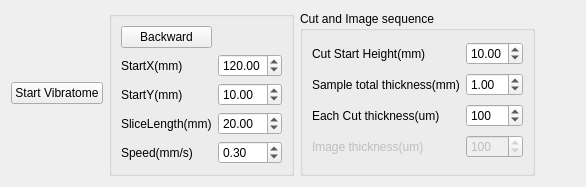
        <widget class="QWidget" name="Vibratometab">
         <attribute name="title">
          <string>Vibratome</string>
         </attribute>
         <layout class="QHBoxLayout" name="horizontalLayout_10">
          <item>
           <widget class="QPushButton" name="VibEnabled">
            <property name="maximumSize">
             <size>
              <width>300</width>
              <height>16777215</height>
             </size>
            </property>
            <property name="text">
             <string>Start Vibratome</string>
            </property>
            <property name="checkable">
             <bool>true</bool>
            </property>
           </widget>
          </item>
          <item>
           <widget class="QGroupBox" name="groupBox_3">
            <property name="maximumSize">
             <size>
              <width>500</width>
              <height>16777215</height>
             </size>
            </property>
            <property name="title">
             <string/>
            </property>
            <layout class="QGridLayout" name="gridLayout_16">
             <item row="4" column="1">
              <widget class="QLabel" name="label_22">
               <property name="text">
                <string>Speed(mm/s)</string>
               </property>
              </widget>
             </item>
             <item row="1" column="3">
              <widget class="QDoubleSpinBox" name="SliceX">
               <property name="maximum">
                <double>300.000000000000000</double>
               </property>
               <property name="value">
                <double>120.000000000000000</double>
               </property>
              </widget>
             </item>
             <item row="3" column="3">
              <widget class="QDoubleSpinBox" name="SliceLength">
               <property name="maximum">
                <double>50.000000000000000</double>
               </property>
               <property name="value">
                <double>20.000000000000000</double>
               </property>
              </widget>
             </item>
             <item row="3" column="1">
              <widget class="QLabel" name="label_20">
               <property name="text">
                <string>SliceLength(mm)</string>
               </property>
              </widget>
             </item>
             <item row="2" column="3">
              <widget class="QDoubleSpinBox" name="SliceY">
               <property name="maximum">
                <double>50.000000000000000</double>
               </property>
               <property name="value">
                <double>10.000000000000000</double>
               </property>
              </widget>
             </item>
             <item row="2" column="1">
              <widget class="QLabel" name="label_19">
               <property name="text">
                <string>StartY(mm)</string>
               </property>
              </widget>
             </item>
             <item row="1" column="1">
              <widget class="QLabel" name="label_18">
               <property name="text">
                <string>StartX(mm)</string>
               </property>
              </widget>
             </item>
             <item row="4" column="3">
              <widget class="QDoubleSpinBox" name="SliceSpeed">
               <property name="value">
                <double>0.300000000000000</double>
               </property>
              </widget>
             </item>
             <item row="0" column="1">
              <widget class="QPushButton" name="SliceDir">
               <property name="text">
                <string>Backward</string>
               </property>
               <property name="checkable">
                <bool>true</bool>
               </property>
               <property name="checked">
                <bool>false</bool>
               </property>
              </widget>
             </item>
            </layout>
           </widget>
          </item>
          <item>
           <widget class="QGroupBox" name="groupBox_8">
            <property name="title">
             <string>Cut and Image sequence</string>
            </property>
            <layout class="QGridLayout" name="gridLayout_18">
             <item row="3" column="0">
              <widget class="QLabel" name="SliceZnumberLabel_3">
               <property name="maximumSize">
                <size>
                 <width>16777215</width>
                 <height>16777206</height>
                </size>
               </property>
               <property name="text">
                <string>Sample total thickness(mm)</string>
               </property>
              </widget>
             </item>
             <item row="5" column="0">
              <widget class="QLabel" name="ImageDepthLabel_3">
               <property name="enabled">
                <bool>false</bool>
               </property>
               <property name="maximumSize">
                <size>
                 <width>16777215</width>
                 <height>16777206</height>
                </size>
               </property>
               <property name="text">
                <string>Image thickness(um)</string>
               </property>
              </widget>
             </item>
             <item row="4" column="0">
              <widget class="QLabel" name="SliceDepthLabel_3">
               <property name="maximumSize">
                <size>
                 <width>16777215</width>
                 <height>16777206</height>
                </size>
               </property>
               <property name="text">
                <string>Each Cut thickness(um)</string>
               </property>
              </widget>
             </item>
             <item row="5" column="1">
              <widget class="QSpinBox" name="ImageZDepth">
               <property name="enabled">
                <bool>false</bool>
               </property>
               <property name="maximum">
                <number>1000</number>
               </property>
               <property name="value">
                <number>100</number>
               </property>
              </widget>
             </item>
             <item row="1" column="0">
              <widget class="QLabel" name="SliceZstartLabel_3">
               <property name="text">
                <string>Cut Start Height(mm)</string>
               </property>
              </widget>
             </item>
             <item row="4" column="1">
              <widget class="QSpinBox" name="SliceZDepth">
               <property name="maximum">
                <number>1000</number>
               </property>
               <property name="value">
                <number>100</number>
               </property>
              </widget>
             </item>
             <item row="3" column="1">
              <widget class="QDoubleSpinBox" name="SMPthickness">
               <property name="value">
                <double>1.000000000000000</double>
               </property>
              </widget>
             </item>
             <item row="1" column="1">
              <widget class="QDoubleSpinBox" name="SliceZStart">
               <property name="decimals">
                <number>2</number>
               </property>
               <property name="maximum">
                <double>50.000000000000000</double>
               </property>
               <property name="value">
                <double>10.000000000000000</double>
               </property>
              </widget>
             </item>
            </layout>
           </widget>
          </item>
          <item>
           <spacer name="horizontalSpacer_8">
            <property name="orientation">
             <enum>Qt::Horizontal</enum>
            </property>
            <property name="sizeHint" stdset="0">
             <size>
              <width>40</width>
              <height>20</height>
             </size>
            </property>
           </spacer>
          </item>
         </layout>
        </widget>
